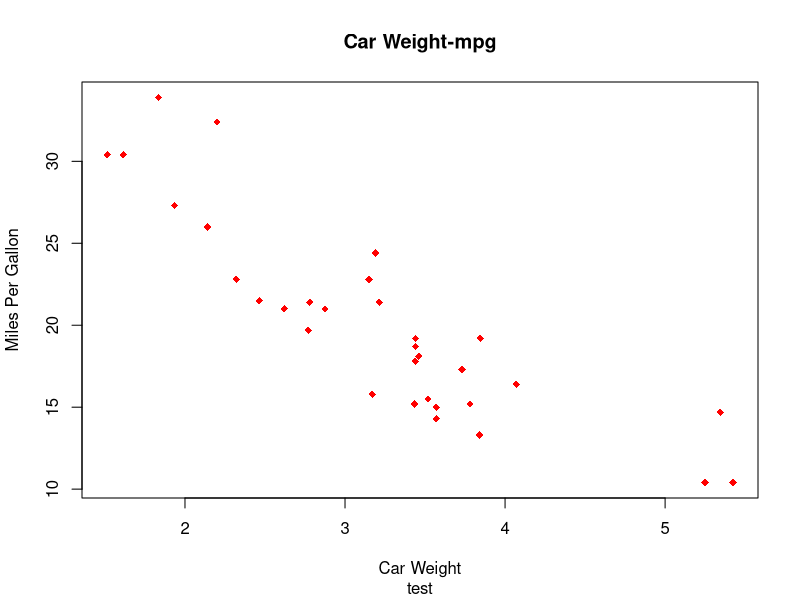
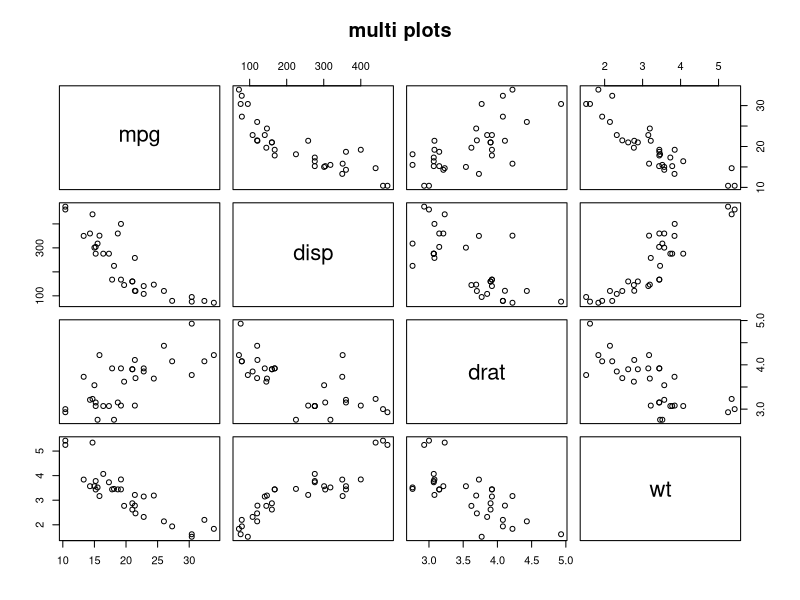
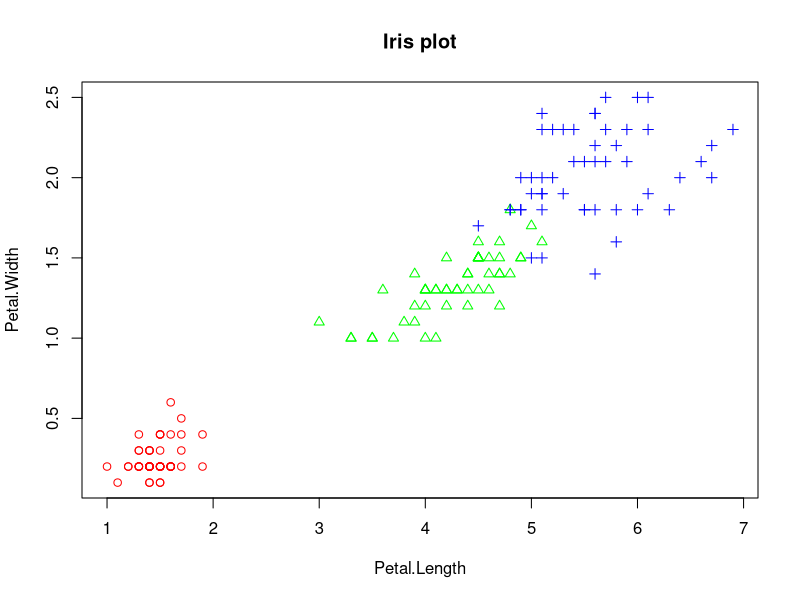
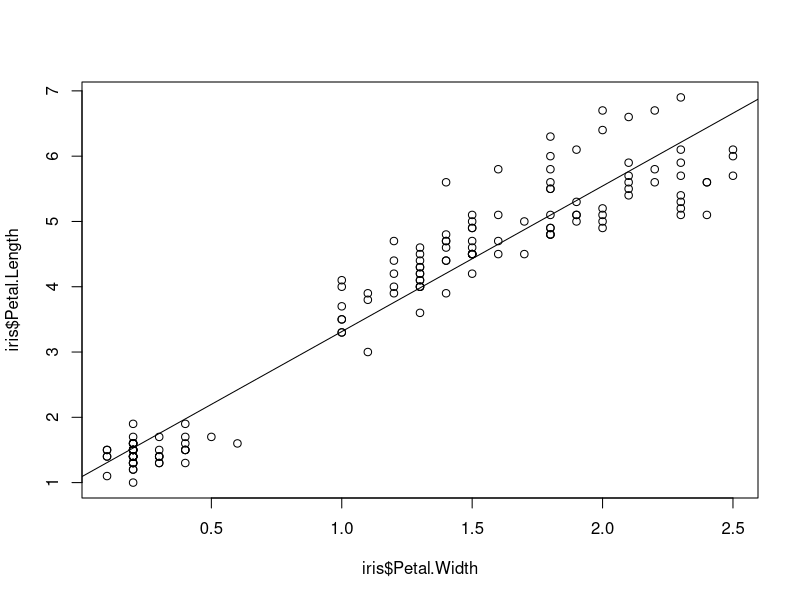
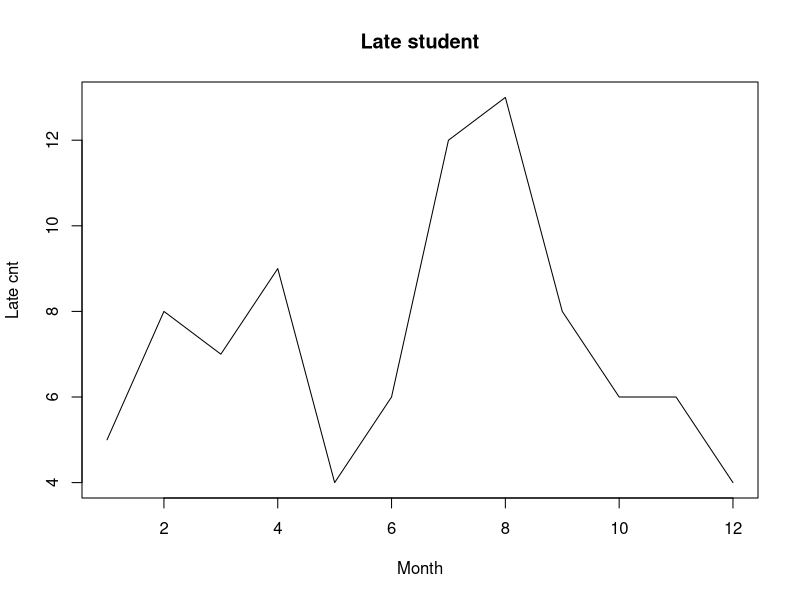
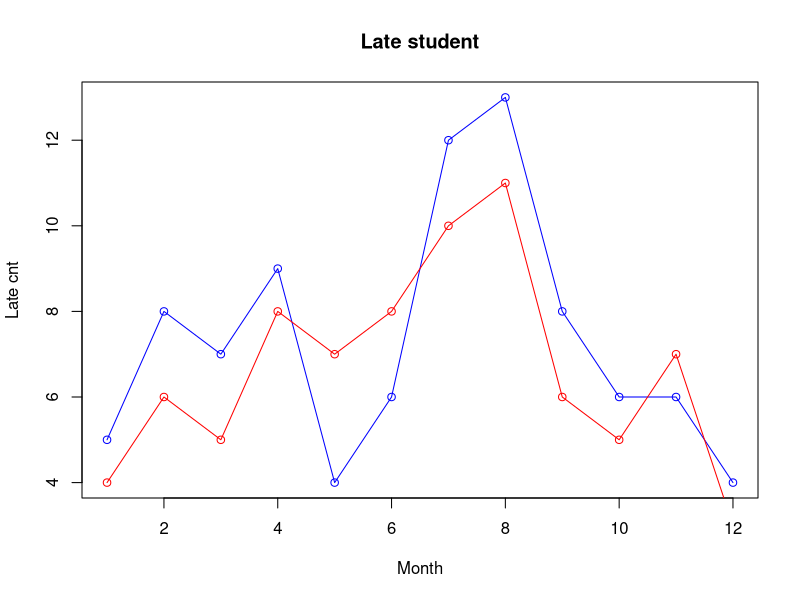
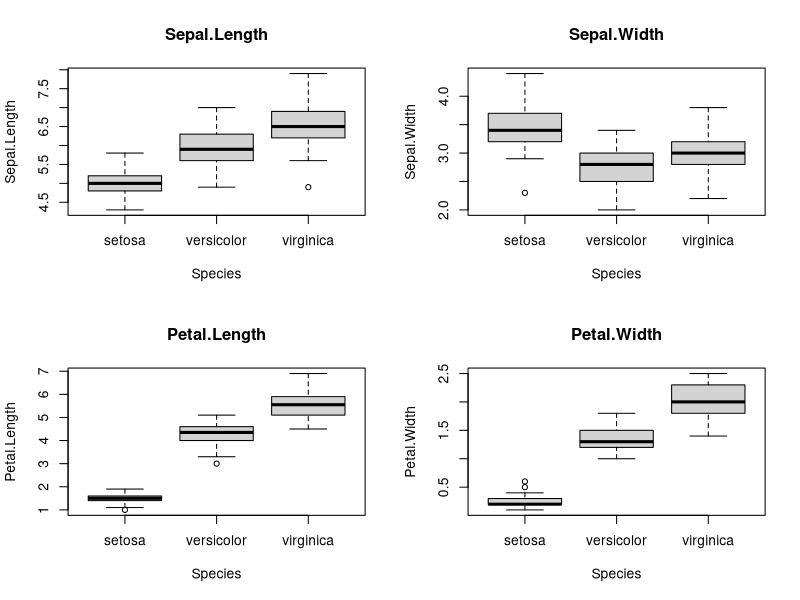
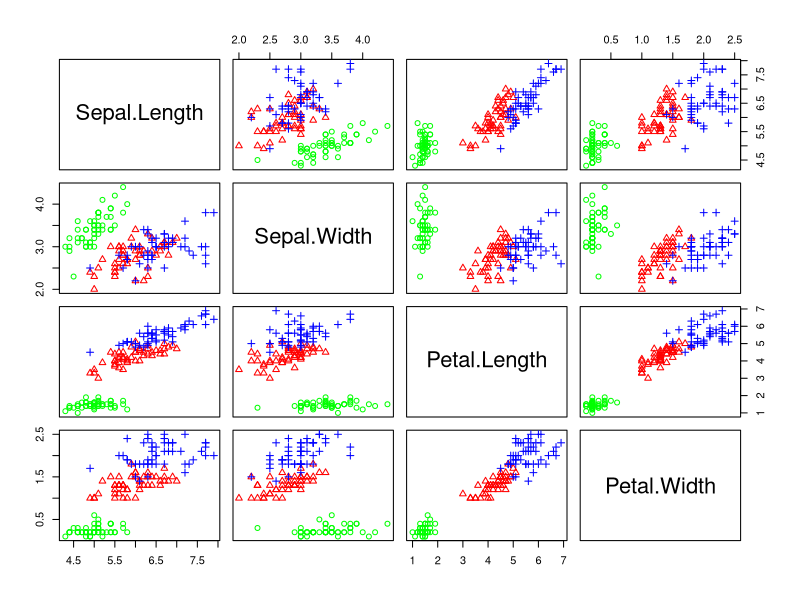

The R script that drew these images, in order:
# Dog's honey tip: 주석처리 단축키
# ctrl + shift + c


####산점도####
data("mtcars")
wt <- mtcars$wt
mpg <- mtcars$mpg

#plot()은 산점도를 그리는 명령어 
#두개의 변수로 그리게 된다.
plot(wt,mpg,
     main = "Car Weight-mpg",
     sub = "test",
     xlab = "Car Weight",
     ylab = "Miles Per Gallon",
     ann = T, #x축, y축에 제목을 지정할 것인가? (기본)
     axes = T, #x,y축을 표시할 것인가? (기본)
     tmag = 2, #제목에 사용되는 문자의 확대 정도
     col = "red",
     cex = 1, # 점의 크기
     pch = 18, #point의 종류
     type = "p") # 점 모양 그래프(기본값) (p,l,b,c,o,h,s,S,n 등 설정 가능)
# 산점도를 보면 상관관계를 시각적으로 볼 수 있다.
# 변수 간 상관관계 확인 가능

####산점도 응용####
data("mtcars")
vars <- c("mpg", "disp", "drat", "wt")    # 대상 변수
target <- mtcars[,vars]


#pairs()은 여러 변수들 간 상관관계를 한번에 나타낸다.
pairs(target,           # 대상 데이터
      main = "multi plots")

#실전예제
data(iris)
iris.2 <- iris[,3:4]
point <- as.numeric(iris$Species)
color <- c("red", "green", "blue")
plot(iris.2,
     main="Iris plot",
     pch=c(point),
     col=color[point])

# 같은 품종이면 모여있는 것을 발견할 수 있다.
# 꽃잎의 길이와 폭은 양의 상관관계에 있다.
# 꽃잎의 폭과 넓이정보만 있으면 품종을 구별할 수 있다.



####상관분석####

# 두 개의 변수, 양적 자료에 대한 분석방법
# 산점도와 함께 이용
# 수치적으로 변수의 상관관계 표현

# 상관계수는 -1<=r<=1
# r>0 음의 상관관계
# r<0 양의 상관관계
# 1이나 -1에 가까울 수록 상관성 높음
# 0에 가까울 수록 상관성이 떨어짐

plot(iris$Petal.Length~iris$Petal.Width,
     data = iris) # 산점도
res = lm(iris$Petal.Length~iris$Petal.Width, 
         data = iris) # 회귀식
abline(res) # 회귀선 그리기
cor(iris$Petal.Width, iris$Petal.Length) # 상관성 분석 시행


# 여러 변수들 간 상관계수를 동시에 구하고 싶다면?
cor(iris[,1:4])


####선그래프####

# 두 개의 변수 중 하나가 시간을 나타내는 값일 때 사용
# 시계열 분석에서 쓰임

# 월별 지각생 통계
month <-  1:12
late <-  c(5,8,7,9,4,6,12,13,8,6,6,4)
plot(month,                   # x data
     late,                    # y data
     main="Late student",     # 그래프 제목
     type="l",                # 그래프 종류(알파벳 l,b,o)
     lty=1,                   # 선의 종류 (1:6)
     lwd=1,                   # 선의 굵기
     xlab="Month",            # x축 레이블
     ylab="Late cnt")         # y축 레이블

#선이 여러개인 그래프 그리기
#하나의 선그래프를 그린 후에 그 위에 다른 선그래프를 겹쳐 그리는 방식

month <-  1:12
late1 <- late
late2 <- c(4,6,5,8,7,8,10,11,6,5,7,3)

plot(month,                   # x data
     late1,                    # y data
     main="Late student",     # 그래프 제목
     type="o",                # 그래프 종류(알파벳 l,b,o)
     lty=1,                   # 선의 종류 (1:6)
     lwd=1,                   # 선의 굵기
     col="blue",              # 선의 색상
     xlab="Month",            # x축 레이블
     ylab="Late cnt"          # y축 레이블
     )
lines(month,
      late2,
      type="o",
      col="red")


#######데이터 분석 연습#######

str(iris)
# 'data.frame':	150 obs. of  5 variables:    # 150개 측정치, 5개 변수를 가진 DF
#   $ Sepal.Length: num  5.1 4.9 4.7 4.6 5 5.4 4.6 5 4.4 4.9 ...
# $ Sepal.Width : num  3.5 3 3.2 3.1 3.6 3.9 3.4 3.4 2.9 3.1 ...
# $ Petal.Length: num  1.4 1.4 1.3 1.5 1.4 1.7 1.4 1.5 1.4 1.5 ...
# $ Petal.Width : num  0.2 0.2 0.2 0.2 0.2 0.4 0.3 0.2 0.2 0.1 ...
# $ Species     : Factor w/ 3 levels "setosa","versicolor",..: 1 1 1 1 1 1 1 1 1 1 ...  # 품종이 3가지라는 것 확인

str(iris)              # 아래와 같이 이루어짐
class(iris)            # 자료구조 확인
head(iris)             # 앞에서 몇개만 잘라서 보는 것
dim(iris)              # 행열의 수
table(iris$Species)    # 각 관측치 도수 분포
summary(c(iris[,1:3]))
summary(iris)
sd(iris[,1])        

# 각 데이터에 대해 그룹별 분포를 확인하고자 할 때
par(mfrow =c(2,2))
boxplot(Sepal.Length~Species,
        data=iris,
        main = "Sepal.Length")
boxplot(Sepal.Width~Species,
        data=iris,
        main = "Sepal.Width")
boxplot(Petal.Length~Species,
        data=iris,
        main = "Petal.Length")
boxplot(Petal.Width~Species,
        data=iris,
        main = "Petal.Width")
#setosa는 Sepal.Width가 비교적 크다.


# 각 열데이터에 대해 그룹별 분포를 산점도 통해 확인할 수 있다.
point <- as.numeric(iris$Species)
color <- c("green", "red", "blue")
pairs(iris[,1:4],
      pch=c(point),
      col=color[iris[,5]]
      )



